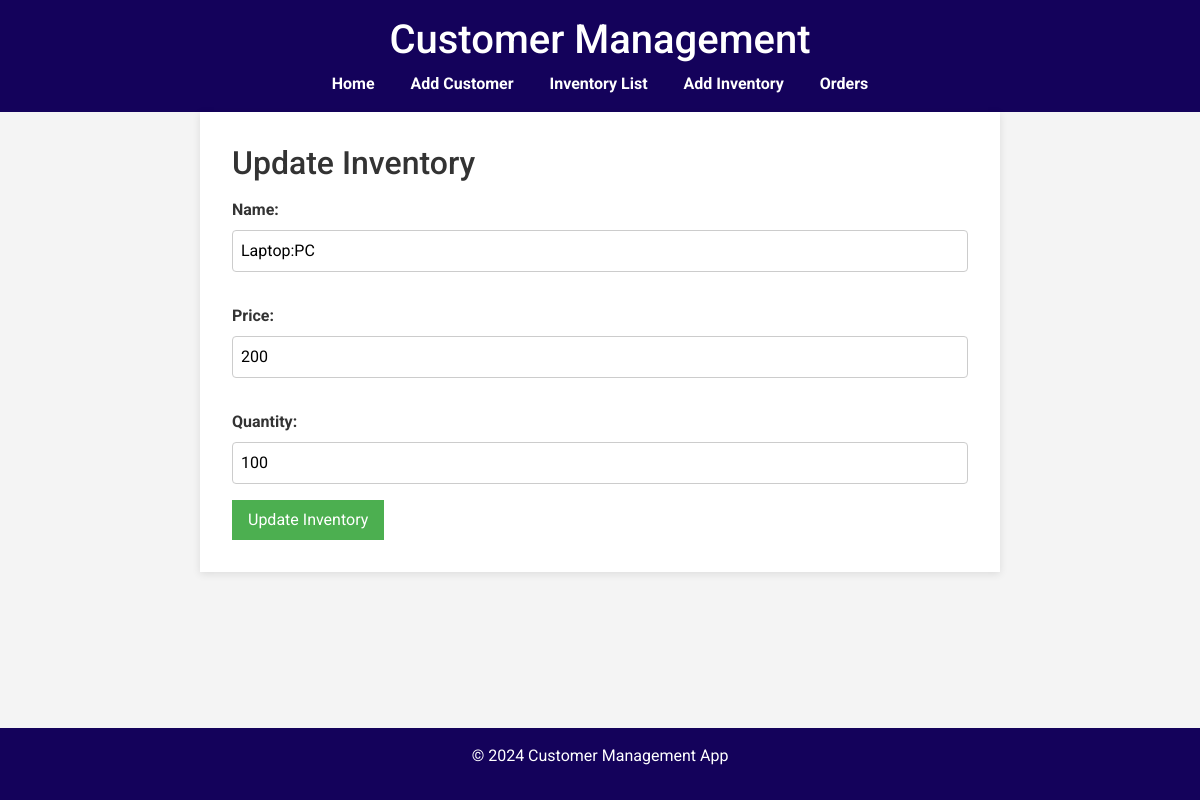
Screenshot of /update/1 with the database file from the repository.
### setup_db.py (models this page shows)
class Inventory(db.Model):
    id = db.Column(db.Integer, primary_key=True)
    name = db.Column(db.String(100), nullable=False)
    price = db.Column(db.String(100), nullable=False)
    quantity = db.Column(db.Integer, nullable=True)
    notes = db.Column(db.String(255), nullable=True)

### app.py (the view)
@app.route('/update/<int:inventory_id>', methods=['GET', 'POST'])
def update_inventory(inventory_id):
    inventory = Inventory.query.get_or_404(inventory_id)
    if request.method == 'POST':
        inventory.name = request.form['name']
        inventory.price = request.form['price']
        inventory.quantity = request.form['quantity']
        db.session.commit()
        return redirect(url_for('inventory'))  # Redirect to the homepage route
    return render_template('update_inventory.html', inventory=inventory)

### templates/update_inventory.html
{% extends 'base.html' %}
{% block content %}
<section>
    <h2>Update Inventory</h2>
    <form method="post">
        <label for="name">Name:</label>
        <input type="text" id="name" name="name" value="{{ inventory.name }}" required>
        <label for="price">Price:</label>
        <input type="text" id="price" name="price" value="{{ inventory.price }}" required>
        <label for="phone">Quantity:</label>
        <input type="text" id="quantity" name="quantity" value="{{ inventory.quantity }}" required>
        <button type="submit">Update Inventory</button>
    </form>
</section>
{% endblock %}

### templates/base.html (style rules this page uses)
body { font-family: 'Roboto', sans-serif; margin: 0; padding: 0; background-color: #f4f4f4; color: #333; }
button { background-color: #4CAF50; color: white; border: none; padding: 0.5rem 1rem; cursor: pointer; }
label { display: block; margin: 1rem 0 0.5rem; font-weight: bold; }
input[type="text"], input[type="email"] { width: 100%; padding: 0.5rem; margin-bottom: 1rem; border: 1px solid #ccc; border-radius: 4px; }

### rows the page displays
Inventory: name "Laptop:PC", price "200", quantity "100"
